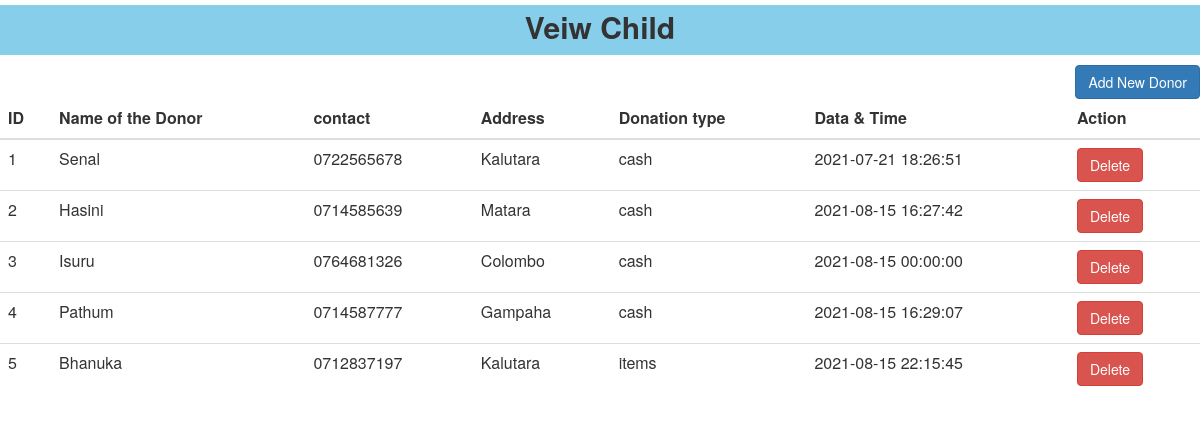
/viewdonor.php, run on the app's committed database.
### tables this page shows
CREATE TABLE IF NOT EXISTS `donars` (
  `id` int(11) NOT NULL AUTO_INCREMENT,
  `donor_name` varchar(50) NOT NULL,
  `contact` varchar(50) NOT NULL,
  `Address` varchar(50) NOT NULL,
  `donation_type` varchar(500) NOT NULL,
  `date` datetime NOT NULL,
  PRIMARY KEY (`id`)
);

### viewdonor.php (the view, shortened to what this page needs)
<DOCKTYPE!>
<?php
    include "config.php";
    $sql="SELECT * FROM donars;";
    $result=$conn->query($sql);
?>
<HTML>
        <head>
            <link rel="stylesheet" href="https://maxcdn.bootstrapcdn.com/bootstrap/3.3.7/css/bootstrap.min.css">
        </head>
        <body>
                   <h2 style=" text-align: center;background-color: skyblue; height: 50px; margin-top: 5px; margin-bottom: 10px; padding-top: 5px;padding-bottom: 15px; font-weight: bold">Veiw Child</h2>
                <a class="btn btn-primary" style = "float:right" href="donorform.php">Add New Donor</a>
                    <table class="table">
                        <thead>
                            <tr>
                                <th>ID</th>
                                <th>Name of the Donor</th>
                                <th>contact</th>
                                <th>Address</th>
                                <th>Donation type</th>
                                <th>Data & Time</th>
                                <th>Action</th>
                            </tr>
                            </thead>
                            <tbody>
                                <?php
                                    while($row=$result->fetch_assoc()){
                                 ?>
                                    <tr>
                                        <td><?php echo $row['id']; ?></td>
                                        <td><?php echo $row['donor_name']; ?></td>
                                        <td><?php echo $row['contact'] ?></td>
                                        <td><?php echo $row['Address'] ?></td>
                                        <td><?php echo $row['donation_type'] ?></td>
                                        <td><?php echo $row['date'] ?></td>
                                        <td>
                                                <a class="btn btn-danger" href="deletedonor.php? id=<?php echo $row['id']; ?>">Delete</a>
                                        </td>
                                    </tr>
                                <?php
                                        }
                                ?>
                            </tbody>
                    </table>
        </body>
    </HTML>

### data on the page
donars: id "1", donor_name "Senal", contact "0722565678", Address "Kalutara", donation_type "cash", date "2021-07-21 18:26:51"
donars: id "2", donor_name "Hasini", contact "0714585639", Address "Matara", donation_type "cash", date "2021-08-15 16:27:42"
donars: id "3", donor_name "Isuru", contact "0764681326", Address "Colombo", donation_type "cash", date "2021-08-15 00:00:00"
donars: id "4", donor_name "Pathum", contact "0714587777", Address "Gampaha", donation_type "cash", date "2021-08-15 16:29:07"
donars: id "5", donor_name "Bhanuka", contact "0712837197", Address "Kalutara", donation_type "items", date "2021-08-15 22:15:45"
